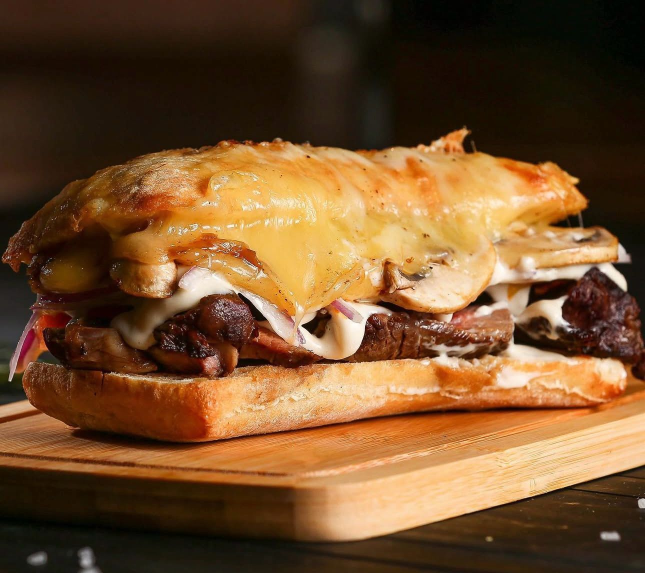
#> input picture media/sandwich/originales/lorino.jpg, 1290 x 1145 px, found by its file name (shown at 1/2 size)
$ python lorino-sin-tabla.py
#> lines starting #> are read from the running program, lines starting #| are printed output that depends on the picture
# Quita la tabla de madera de la foto del Lorino sin tocar el sándwich: pinta la mesa oscura bajo el borde inferior del pan.
import numpy as np
from PIL import Image, ImageDraw, ImageFilter
src="/home/user/saborrural/media/sandwich/originales/lorino.jpg"; out="/home/user/saborrural/media/sandwich/originales/lorino-sin-tabla.jpg"
im=Image.open(src).convert("RGB"); W,H=im.size
#> further down, im is the input picture: PIL image 1290x1145 RGB; mean R, G, B 115.1, 79.5, 45.5
#> after `W, H = im.size`: W = 1290; H = 1145
# borde inferior del pan (x,y) de izquierda a derecha, ajustado a la foto original
edge=[(0,770),(35,780),(55,792),(100,830),(150,855),(250,872),(430,880),(600,863),(780,841),(950,817),(1100,795),(1230,783),(1252,781),(1280,752),(1290,746)]
m=Image.new("L",(W,H),0); d=ImageDraw.Draw(m); d.polygon(edge+[(W,H),(0,H)],fill=255)
#> after `m = Image.new('L', (W, H), 0)`: m: PIL image 1290x1145 L; every value is 0
m=m.filter(ImageFilter.GaussianBlur(3.5))
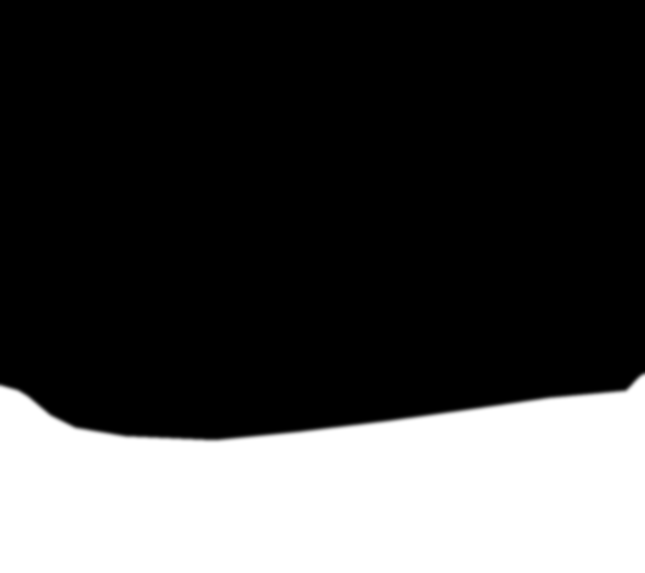
#> m: PIL image 1290x1145 L (shown at 1/2 size); min 0, max 255, mean 68.9
# mesa oscura con degradado y grano suave
rng=np.random.default_rng(3); yy=np.linspace(0,1,H)[:,None]
#> after `yy = np.linspace(0, 1, H)[:, None]`: yy = 1145 values from 0 to 1
base=np.stack([30-14*yy,19-9*yy,13-6*yy],axis=-1)*np.ones((1,W,1))
base+=rng.normal(0,2.2,(H,W,1)); table=Image.fromarray(np.clip(base,0,255).astype("uint8"))
#> after `table = Image.fromarray(np.clip(base, 0, 255).astype('uint8'))`:
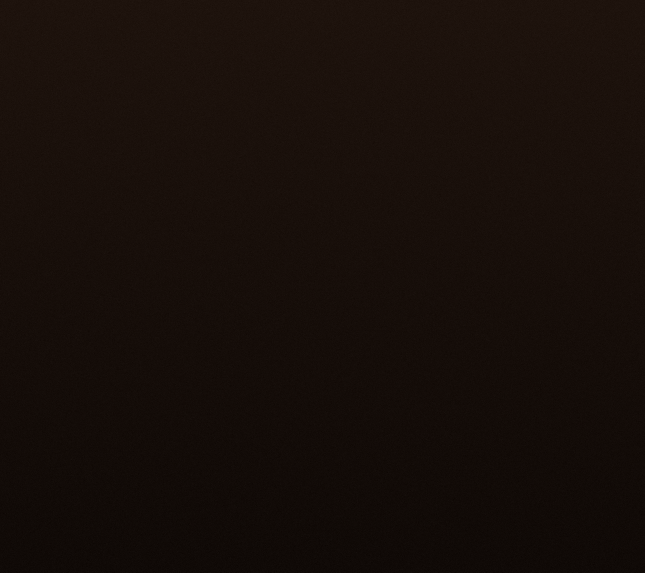
#> table: PIL image 1290x1145 RGB (shown at 1/2 size); mean R, G, B 22.5, 14, 9.5
#> after `table = Image.fromarray(np.clip(base, 0, 255).astype('uint8'))`:
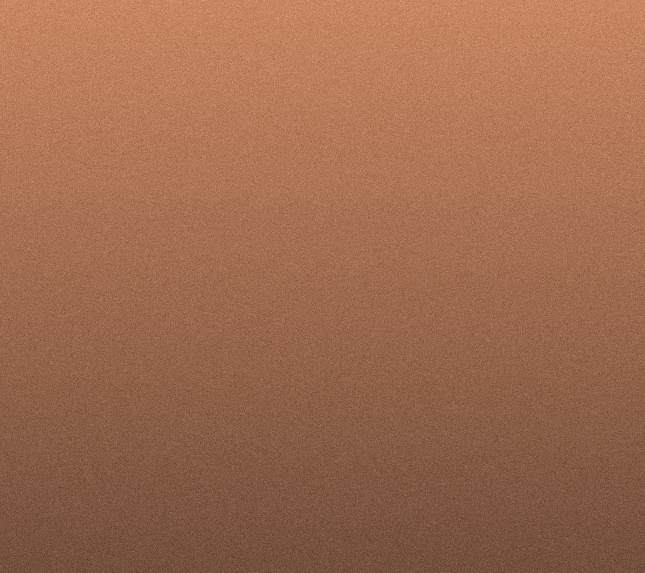
#> base: shape (1145, 1290, 3) float64 (shown at 1/2 size); mean of channels 0, 1, 2 23, 14.5, 10; drawn with min black and max white
# sombra de contacto bajo el pan
sh=Image.new("L",(W,H),0); ds=ImageDraw.Draw(sh); ds.polygon([(x,y+10) for x,y in edge]+[(W,H),(0,H)],fill=150)
sh=sh.filter(ImageFilter.GaussianBlur(22));
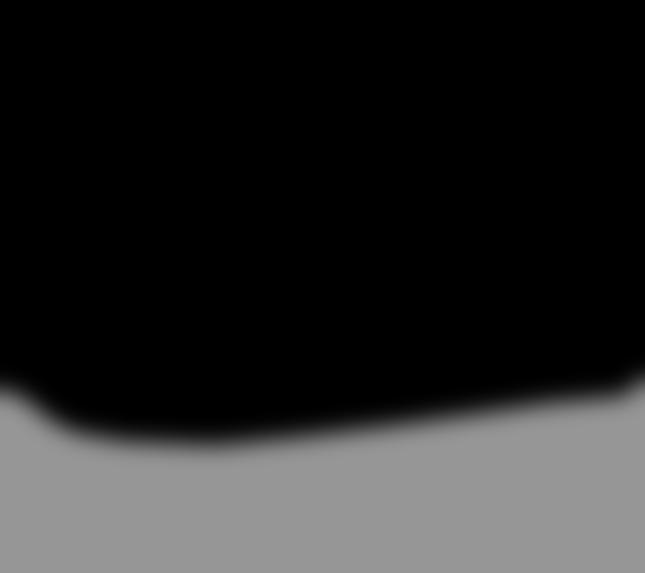
#> sh: PIL image 1290x1145 L (shown at 1/2 size); min 0, max 150, mean 39.2
res=Image.composite(table,im,m)
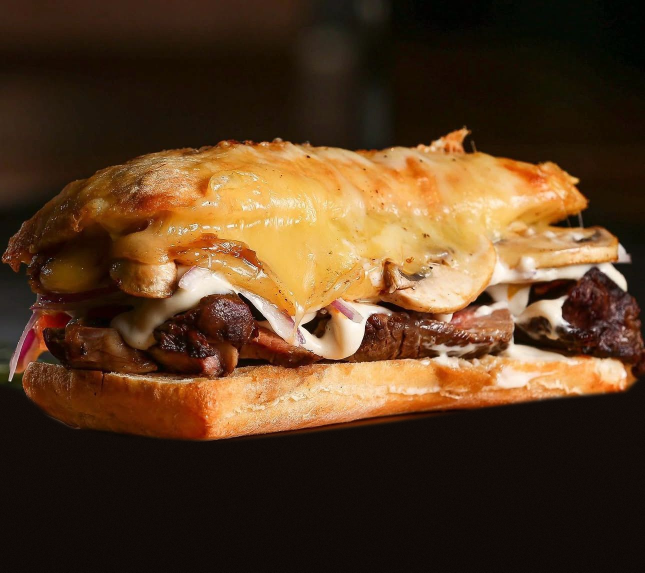
#> res: PIL image 1290x1145 RGB (shown at 1/2 size); mean R, G, B 86.5, 59.3, 34.1
dark=Image.new("RGB",(W,H),(6,4,3)); res=Image.composite(dark,res,Image.eval(Image.composite(sh,Image.new("L",(W,H),0),m.point(lambda v:255 if v>0 else 0)),lambda v:int(v*0.55)))
res.save(out,quality=95); print("ok")
#| ok
